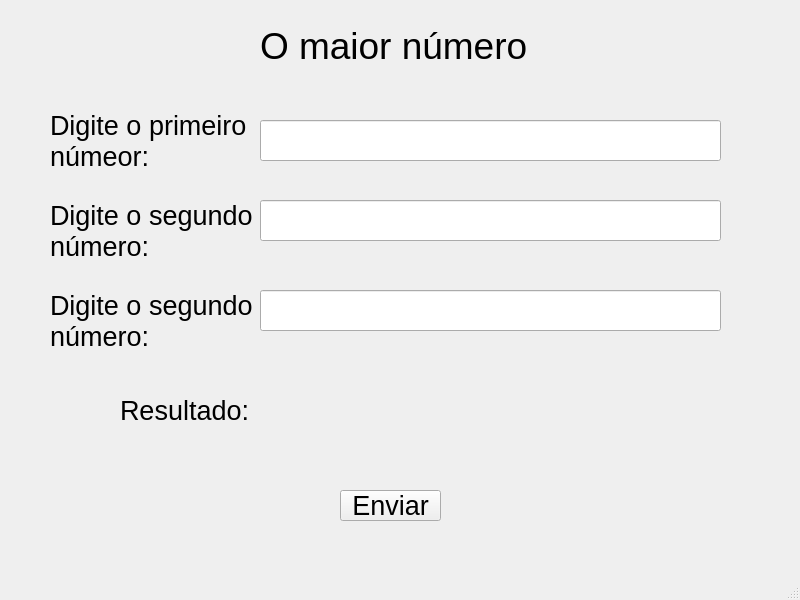
<?xml version="1.0" encoding="UTF-8"?>
<ui version="4.0">
 <class>MainWindow</class>
 <widget class="QMainWindow" name="MainWindow">
  <property name="geometry">
   <rect>
    <x>0</x>
    <y>0</y>
    <width>800</width>
    <height>600</height>
   </rect>
  </property>
  <property name="windowTitle">
   <string>MainWindow</string>
  </property>
  <widget class="QWidget" name="centralwidget">
   <widget class="QLabel" name="label">
    <property name="geometry">
     <rect>
      <x>260</x>
      <y>20</y>
      <width>271</width>
      <height>51</height>
     </rect>
    </property>
    <property name="font">
     <font>
      <pointsize>28</pointsize>
     </font>
    </property>
    <property name="text">
     <string>O maior número</string>
    </property>
   </widget>
   <widget class="QLabel" name="label_3">
    <property name="geometry">
     <rect>
      <x>50</x>
      <y>110</y>
      <width>221</width>
      <height>61</height>
     </rect>
    </property>
    <property name="font">
     <font>
      <pointsize>20</pointsize>
     </font>
    </property>
    <property name="text">
     <string>Digite o primeiro númeor:</string>
    </property>
    <property name="wordWrap">
     <bool>true</bool>
    </property>
   </widget>
   <widget class="QLineEdit" name="lineEditNumero2">
    <property name="geometry">
     <rect>
      <x>260</x>
      <y>200</y>
      <width>461</width>
      <height>41</height>
     </rect>
    </property>
   </widget>
   <widget class="QLabel" name="label_2">
    <property name="geometry">
     <rect>
      <x>50</x>
      <y>200</y>
      <width>221</width>
      <height>61</height>
     </rect>
    </property>
    <property name="font">
     <font>
      <pointsize>20</pointsize>
     </font>
    </property>
    <property name="text">
     <string>Digite o segundo número:</string>
    </property>
    <property name="wordWrap">
     <bool>true</bool>
    </property>
   </widget>
   <widget class="QLabel" name="labelResultado">
    <property name="geometry">
     <rect>
      <x>120</x>
      <y>390</y>
      <width>551</width>
      <height>41</height>
     </rect>
    </property>
    <property name="font">
     <font>
      <pointsize>20</pointsize>
     </font>
    </property>
    <property name="text">
     <string>Resultado:</string>
    </property>
   </widget>
   <widget class="QLineEdit" name="lineEditNumero1">
    <property name="geometry">
     <rect>
      <x>260</x>
      <y>120</y>
      <width>461</width>
      <height>41</height>
     </rect>
    </property>
   </widget>
   <widget class="QPushButton" name="pushButtonEnviar">
    <property name="geometry">
     <rect>
      <x>340</x>
      <y>490</y>
      <width>101</width>
      <height>31</height>
     </rect>
    </property>
    <property name="font">
     <font>
      <pointsize>20</pointsize>
     </font>
    </property>
    <property name="text">
     <string>Enviar</string>
    </property>
   </widget>
   <widget class="QLabel" name="label_4">
    <property name="geometry">
     <rect>
      <x>50</x>
      <y>290</y>
      <width>221</width>
      <height>61</height>
     </rect>
    </property>
    <property name="font">
     <font>
      <pointsize>20</pointsize>
     </font>
    </property>
    <property name="text">
     <string>Digite o segundo número:</string>
    </property>
    <property name="wordWrap">
     <bool>true</bool>
    </property>
   </widget>
   <widget class="QLineEdit" name="lineEditNumero3">
    <property name="geometry">
     <rect>
      <x>260</x>
      <y>290</y>
      <width>461</width>
      <height>41</height>
     </rect>
    </property>
    <property name="text">
     <string/>
    </property>
   </widget>
  </widget>
  <widget class="QMenuBar" name="menubar">
   <property name="geometry">
    <rect>
     <x>0</x>
     <y>0</y>
     <width>800</width>
     <height>21</height>
    </rect>
   </property>
  </widget>
  <widget class="QStatusBar" name="statusbar"/>
 </widget>
 <resources/>
 <connections/>
</ui>
